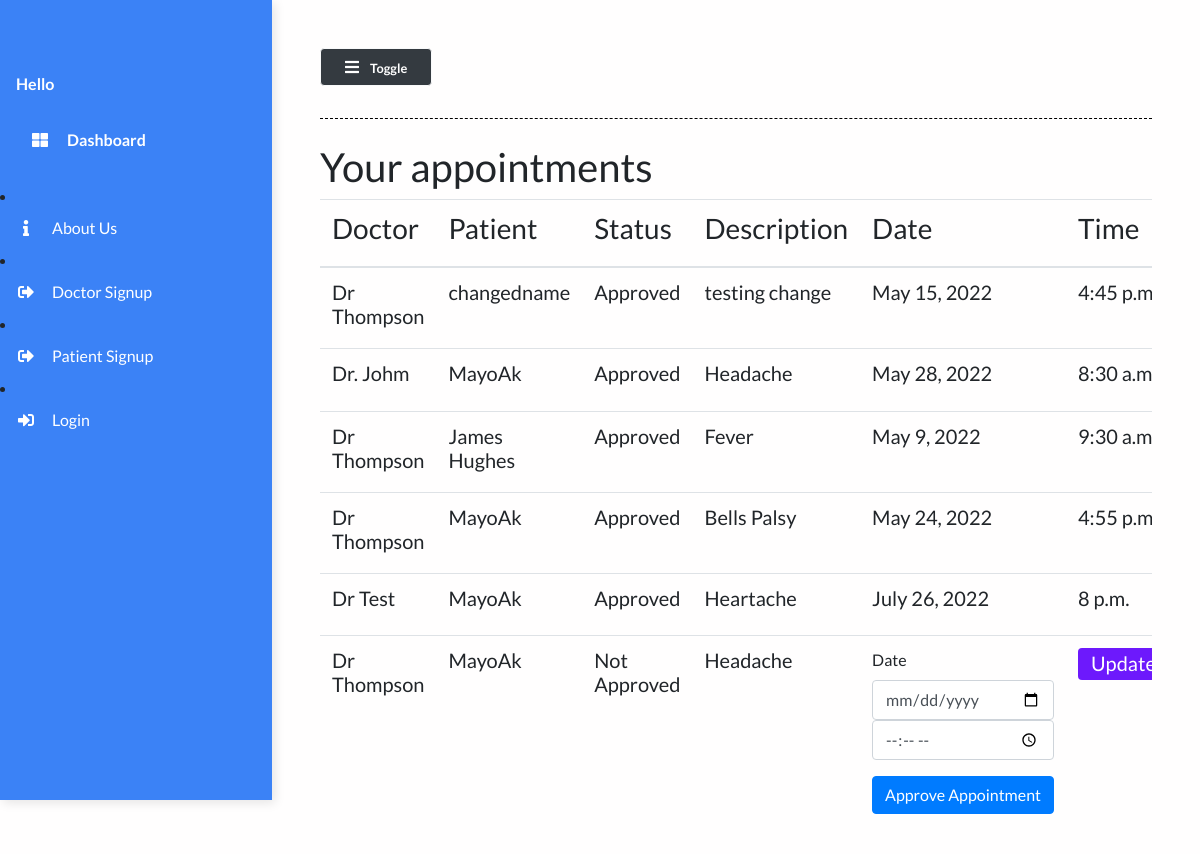
Screenshot of /doctor-appointments/ with the database file from the repository.
### main/models.py (models this page shows, shortened)
class Appointment(models.Model):
    patient = models.ForeignKey("Patient", on_delete=models.CASCADE)
    doctor = models.ForeignKey("Doctor", on_delete=models.CASCADE, null=True)
    description=models.TextField(null=True)
    appointment_date = models.DateField(null=True)
    appointment_time = models.TimeField(blank=True, null=True)
    approved = models.BooleanField(default=False)

class Doctor(models.Model):
    name = models.CharField(max_length=100)
    def __str__(self):
        return self.name

class Patient(models.Model):
    user=models.OneToOneField(User,on_delete=models.CASCADE,null=True,default=None)
    name = models.CharField(max_length=50)
    phone_num = models.CharField(max_length=15)
    patient_relative_name = models.CharField(max_length=50, null=True)
    patient_relative_contact = models.CharField(max_length=15, null=True)
    address = models.TextField()
    """ SYMPTOMS = (  # hardcoded to be changed in a drop down list
        ('Fever', 'Fever'),
        ('Dry cough', 'Dry cough'),
        ('Tiredness', 'Tiredness'),
        ('Aches and pains', 'Aches and pains'),
        ('Sore throat', 'Sore throat'),
        ('Diarrhoea', 'Diarrhoea'),
        ('Loss of taste or smell', 'Loss of taste or smell'),
        ('Difficulty in breathing or shortness of breath', 'Difficulty in breathing or shortness of breath'),
        ('Chest pain or pressure', 'Chest pain or pressure'),
        ('Loss of speech or movement', 'Loss of speech or movement'),
    )

    symptoms = MultiSelectField(choices=SYMPTOMS, null=True)"""
    prior_ailments = models.TextField()
    bed_num = models.ForeignKey("Bed", on_delete=models.CASCADE, null=True)
    dob = models.DateField(null=True)
    doctor = models.ForeignKey("Doctor", on_delete=models.CASCADE, null=True)
    doctors_notes = models.TextField(null=True, blank=True)
    status = models.CharField(max_length=50)
    def __str__(self):
        return self.name

### main/views.py (the view, shortened to what this page needs)
# urls.py: path("doctor-appointments/", views.approve_appointment, name="doctor-appointments"),
def approve_appointment(request):
    appointments = Appointment.objects.all()
    context = {
        'appointments': appointments,
    }
    return render(request, 'main/doctor-appointment.html', context)

### main/templates/main/doctor-appointment.html (shortened to what this page needs)
{% extends 'main/base.html' %}
{% load static %}
{% block content %}
    <div class="table-responsive mt-3">
    <h1>Your appointments</h1>
        <table class="table table-hover">
            <thead>
                <th><h3>Doctor</h3></th>
                <th><h3>Patient</h3></th>
                <th><h3>Status</h3></th>
                <th><h3>Description</h3></th>
                <th><h3>Date</h3></th>
                <th><h3>Time</h3></th>
            </thead>
            <tbody>
                {% for app in appointments %}
                <tr class="mx-auto">
                    <td><h5>{{ app.doctor }}</h5></td>
                    <td><h5>{{ app.patient }}</h5></td>
                    <td><h5>{% if app.approved == True %} Approved {% else %} Not Approved {% endif %}</h5></td>
                    <td><h5>{{ app.description }}</h5></td>
                    {% if app.approved == True %}
                        <td><h5>{{ app.appointment_date }}</h5></td>
                        <td><h5>{{ app.appointment_time }}</h5></td>
                    {% else %}
                        <td scope="row">
                        <form method="post" action="">
                        <div class="form-group">
                            <label for="description" >Date</label>
                            <input type="date" name="date" class="form-control" id="date">
                            <input type="time" name="time" class="form-control" id="time">
                        </div>
                        <button type="submit" class="btn btn-primary">Approve Appointment</button>
                        </form>
                   </td>
                    {% endif %}
                    <td><a href="/appointmentUpdate/{{app.id}}" class="btn btn-purple"><h5>Update</h5></a></td>
                </tr>
                {% endfor %}
            </tbody>
        </table>
    </div>
{% endblock content %}

### static/styles/base.css (style rules this page uses)
body { background: #fffefe; min-height: 100vh; overflow-x: hidden; font-family:Lato,'Helvetica Neue',Helvetica,Arial,sans-serif; }
.btn-purple { background: #6d19fc; color: #ffffff; height: 2rem; padding-top: 2px; }

### rows the page displays
Appointment: doctor "Dr Thompson", patient "changedname", approved "Approved", description "testing change", appointment_date "May 15, 2022", appointment_time "4:45…"
Appointment: doctor "Dr. Johm", patient "MayoAk", approved "Approved", description "Headache", appointment_date "May 28, 2022", appointment_time "8:30…"
Appointment: doctor "Dr Thompson", patient "James Hughes", approved "Approved", description "Fever", appointment_date "May 9, 2022", appointment_time "9:30…"
Appointment: doctor "Dr Thompson", patient "MayoAk", approved "Approved", description "Bells Palsy", appointment_date "May 24, 2022", appointment_time "4:55…"
Appointment: doctor "Dr Test", patient "MayoAk", approved "Approved", description "Heartache", appointment_date "July 26, 2022", appointment_time "8 p.m."
Appointment: doctor "Dr Thompson", patient "MayoAk", approved "Not Approved", description "Headache"
